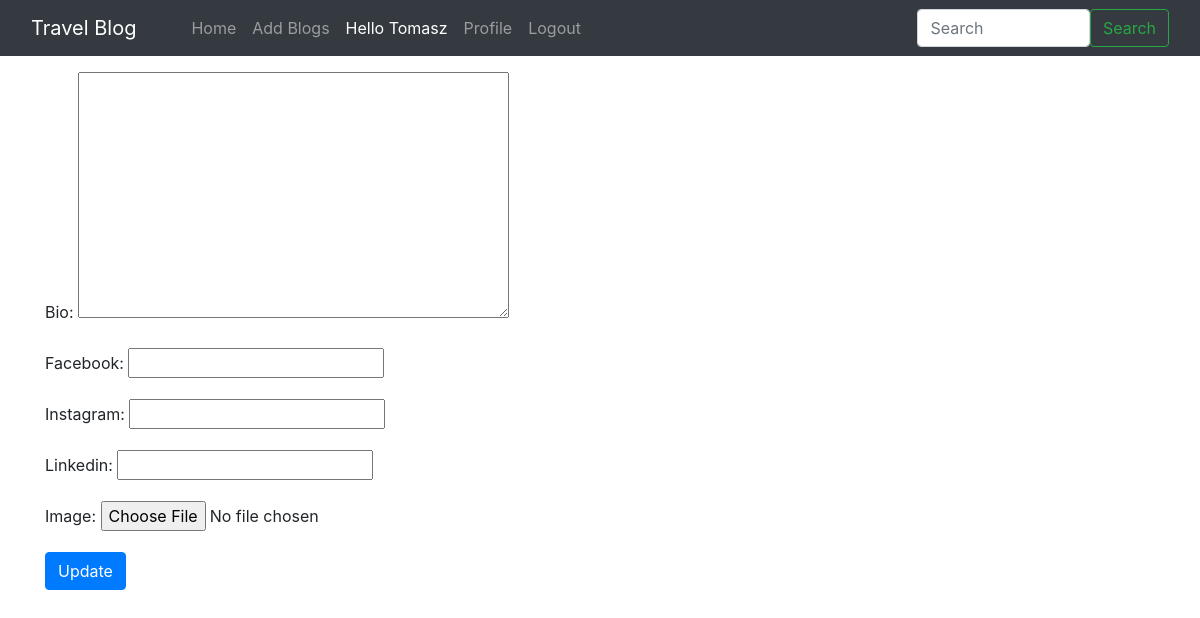
The page /travels/edit_profile/ (signed in) on the database as committed earlier.
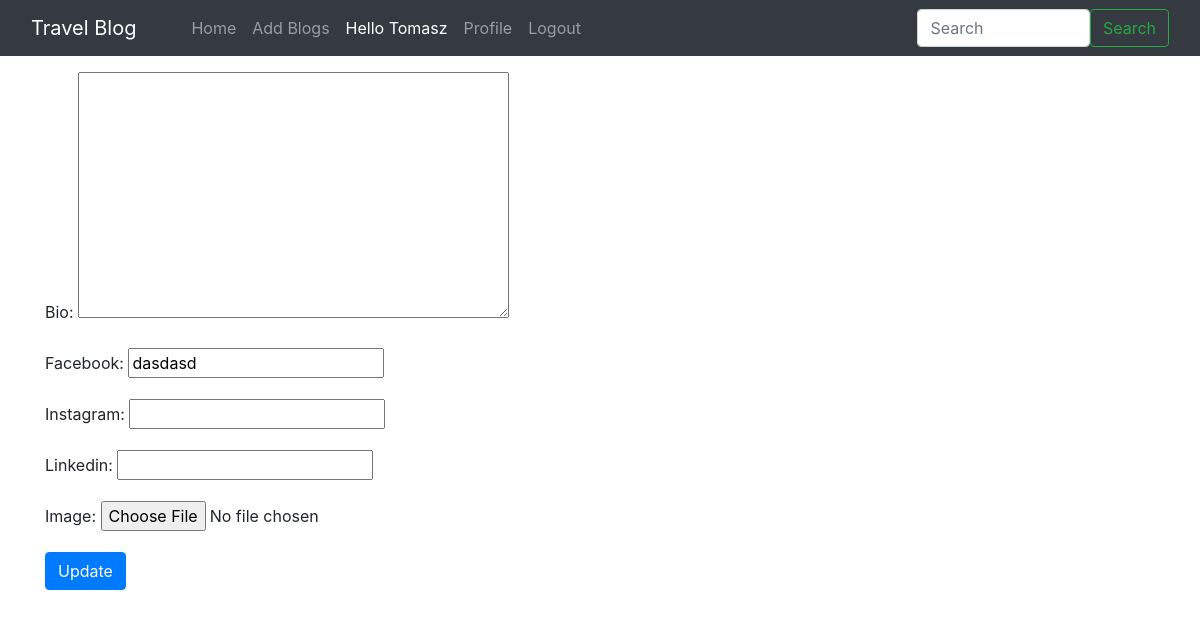
The same page on the database as committed later.
### travels/models.py (models this page shows, shortened)
class Profile(models.Model):
    user = models.OneToOneField(User, on_delete=models.CASCADE, blank=True, null=True)
    image = models.ImageField(upload_to="profile_pics", blank=True, null=True)
    bio = models.TextField(blank=True, null=True)
    facebook = models.CharField(max_length=300, blank=True, null=True)
    instagram = models.CharField(max_length=300, blank=True, null=True)
    linkedin = models.CharField(max_length=300, blank=True, null=True)

### travels/views.py (the view, shortened to what this page needs)
# urls.py: path('edit_profile/', EditProfileView.as_view(), name='edit_profile'),
class EditProfileView(View, LoginRequiredMixin):
    def get(self, request):
        try:
            profile = request.user.profile
        except Profile.DoesNotExist:
            profile = Profile(user=request.user)
        form = ProfileForm(instance=profile)
        return render(request, "edit_profile.html", {'form': form})

### travels/forms.py
class ProfileForm(forms.ModelForm):
    class Meta:
        model = Profile
        fields = ('bio', 'facebook', 'instagram', 'linkedin', 'image', )

### templates/edit_profile.html
{% extends 'base.html' %}
{% block additional_content %}
<form action="/travels/edit_profile/" enctype="multipart/form-data" method="POST"> {% csrf_token %}
    <div class="container mt-3">
   {{ form.as_p }}
        <button type="submit" class="btn btn-primary">Update</button>
    </div>
</form>
{% endblock additional_content %}

Rows that differ between the two databases and show on the page:
added Profile: facebook "dasdasd"
